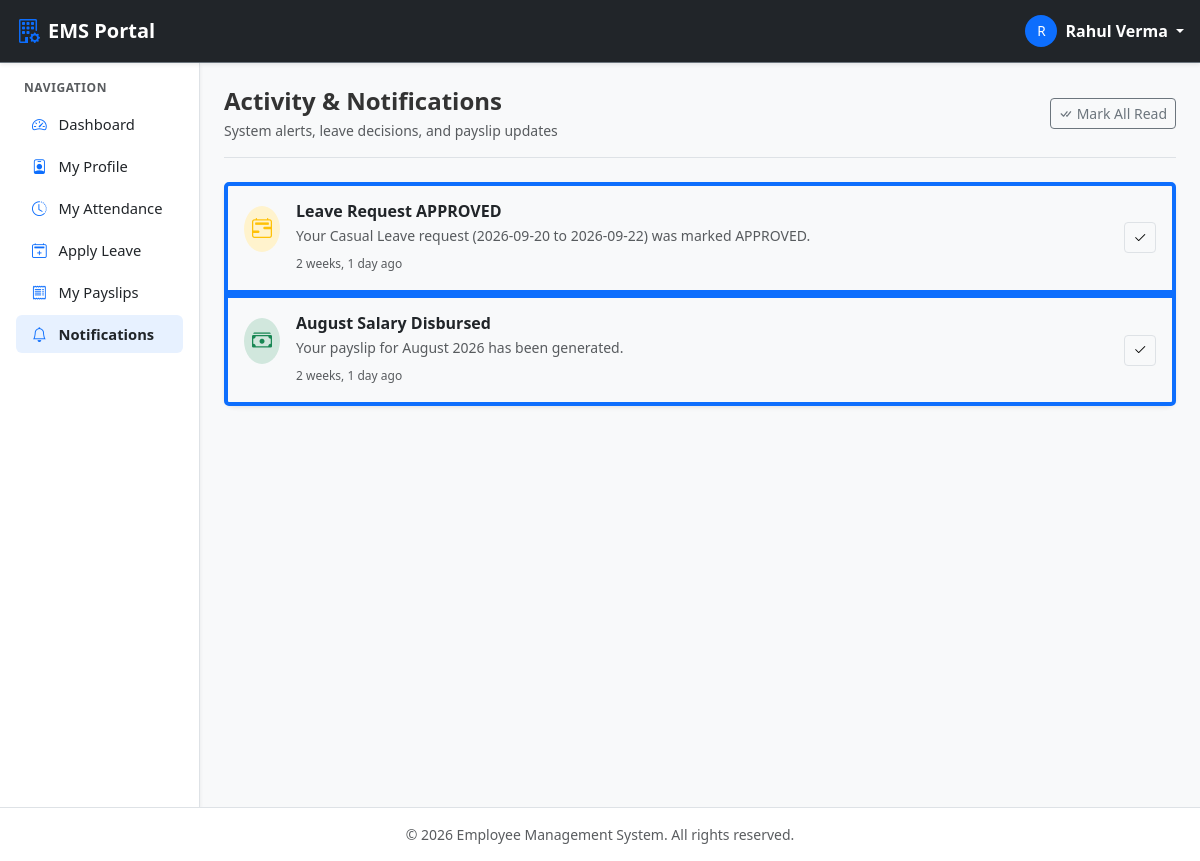
Screenshot of /notifications/ (signed in) with the database file from the repository.
### notifications/models.py (models this page shows, shortened)
class Notification(models.Model):
    NOTIFICATION_TYPES = (
        ('LEAVE', 'Leave Request'),
        ('ATTENDANCE', 'Attendance'),
        ('PAYROLL', 'Payroll'),
        ('SYSTEM', 'System Alert'),
    )
    recipient = models.ForeignKey(
        User,
        on_delete=models.CASCADE,
        related_name='notifications'
    )
    title = models.CharField(max_length=150)
    message = models.TextField()
    notification_type = models.CharField(
        max_length=15,
        choices=NOTIFICATION_TYPES,
        default='SYSTEM'
    )
    is_read = models.BooleanField(default=False)
    link = models.CharField(max_length=200, blank=True, null=True)
    created_at = models.DateTimeField(auto_now_add=True)
    class Meta:
        ordering = ['-created_at']

### notifications/views.py (the view)
# urls.py: path('', views.notification_list_view, name='notification_list'),
@employee_required
def notification_list_view(request):
    notifications = Notification.objects.filter(recipient=request.user).order_by('-created_at')
    return render(request, 'notifications/notification_list.html', {
        'notifications': notifications
    })

### notifications/templates/notifications/notification_list.html (shortened to what this page needs)
{% extends "base.html" %}
{% block content %}
<div class="container-fluid max-w-800 p-0">
    <div class="d-flex justify-content-between align-items-center pb-3 mb-4 border-bottom">
        <div>
            <h4 class="fw-bold mb-1">Activity & Notifications</h4>
            <p class="text-muted small mb-0">System alerts, leave decisions, and payslip updates</p>
        </div>
        <a href="{% url 'mark_all_notifications_read' %}" class="btn btn-outline-secondary btn-sm">
            <i class="bi bi-check-all me-1"></i>Mark All Read
        </a>
    </div>
    <div class="card shadow-sm border-0">
        <div class="list-group list-group-flush">
            {% for n in notifications %}
            <div class="list-group-item p-3 d-flex justify-content-between align-items-center {% if not n.is_read %}bg-light border-start border-primary border-4{% endif %}">
                <div class="d-flex align-items-start gap-3">
                    <div class="p-2 rounded-circle mt-1
                        {% if n.notification_type == 'LEAVE' %}bg-warning-subtle text-warning
                        {% elif n.notification_type == 'PAYROLL' %}bg-success-subtle text-success
                        {% else %}bg-primary-subtle text-primary{% endif %}">
                        {% if n.notification_type == 'LEAVE' %}<i class="bi bi-calendar2-range fs-5"></i>
                        {% elif n.notification_type == 'PAYROLL' %}<i class="bi bi-cash-stack fs-5"></i>
                        {% else %}<i class="bi bi-bell fs-5"></i>{% endif %}
                    </div>
                    <div>
                        <h6 class="fw-bold mb-1 text-dark">{{ n.title }}</h6>
                        <p class="text-muted small mb-1">{{ n.message }}</p>
                        <span class="text-muted" style="font-size: 0.75rem;">{{ n.created_at|timesince }} ago</span>
                    </div>
                </div>
                {% if not n.is_read %}
                <a href="{% url 'mark_notification_read' n.pk %}" class="btn btn-sm btn-light border" title="Mark as Read">
                    <i class="bi bi-check2"></i>
                </a>
                {% endif %}
            </div>
            {% empty %}
            <div class="text-center py-5 text-muted">
                <i class="bi bi-bell-slash fs-1 d-block mb-2 text-secondary"></i>
                You have no notifications at this time.
            </div>
            {% endfor %}
        </div>
    </div>
</div>
{% endblock %}

### templates/navbar.html (shortened to what this page needs)
<nav class="navbar navbar-expand-lg navbar-dark bg-dark sticky-top border-bottom border-secondary shadow-sm">
    <div class="container-fluid px-3">
        <a class="navbar-brand fw-bold d-flex align-items-center" href="#">
            <i class="bi bi-building-gear text-primary me-2 fs-4"></i>
            <span>EMS Portal</span>
        </a>
        {% if user.is_authenticated %}
        <div class="ms-auto d-flex align-items-center">
            <div class="dropdown">
                <a href="#" class="d-flex align-items-center text-white text-decoration-none dropdown-toggle" id="userDropdown" data-bs-toggle="dropdown" aria-expanded="false">
                    <span class="avatar-badge bg-primary text-white rounded-circle me-2 d-inline-flex justify-content-center align-items-center" style="width: 32px; height: 32px; font-size: 0.85rem;">
                        {{ user.username|first|upper }}
                    </span>
                    <span class="d-none d-sm-inline fw-semibold me-1">{{ user.get_full_name|default:user.username }}</span>
                </a>
            </div>
        </div>
        {% else %}
        <div class="ms-auto">
            <a href="{% url 'login' %}" class="btn btn-outline-light btn-sm px-3">Login</a>
        </div>
        {% endif %}
    </div>
</nav>

### static/css/style.css (style rules this page uses)
:root { --ems-primary: #0d6efd; --ems-dark: #212529; --ems-sidebar-bg: #ffffff; --ems-sidebar-width: 250px; --ems-card-radius: 10px; }
body { font-family: system-ui, -apple-system, "Segoe UI", Roboto, "Helvetica Neue", Arial, sans-serif; color: #333333; background-color: #f8f9fa; }
.card { border-radius: var(--ems-card-radius); border: 1px solid #edf2f9; transition: transform 0.15s ease-in-out, box-shadow 0.15s ease-in-out; }

### rows the page displays
Notification: notification_type "LEAVE" (drawn), title "Leave Request APPROVED", message "Your Casual Leave request (2026-09-20 to 2026-09-22) was marked APPROVED.", created_at "2 weeks, 1 day", is_read False (drawn)
Notification: notification_type "PAYROLL" (drawn), title "August Salary Disbursed", message "Your payslip for August 2026 has been generated.", created_at "2 weeks, 1 day", is_read False (drawn)

### other values shown
{{ user.username|first|upper }} "R"
{{ user.get_full_name|default:user.username }} "Rahul Verma"
